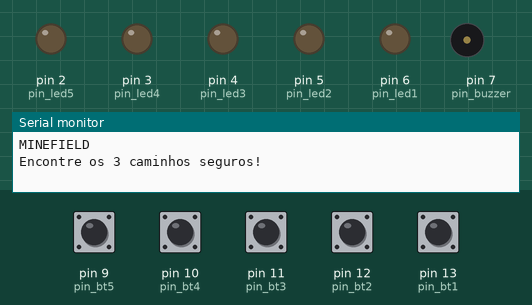
This sketch was run on a simulated Arduino Uno, built with avr-gcc and run on an emulated ATmega328P. On the bench: output pins drawn as LEDs (lit = HIGH), buzzer (waves = sounding), the last lines printed to the serial monitor. Inputs (shaded band) come from the test bench; at power-on: pin 9 (pin_bt5), pin 10 (pin_bt4), pin 11 (pin_bt3), pin 12 (pin_bt2), pin 13 (pin_bt1) HIGH. Random numbers use the default seed unless the sketch sets one.

Above: at 1.2 s.
1.3 s: pin 9 (pin_bt5) pulled LOW for 0.15 s
At 2.0 s:
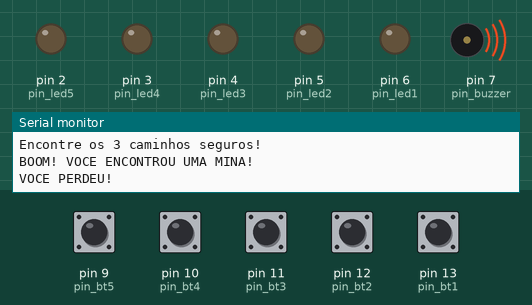
Timing chart, 0 to 4.3 s (numbered marks = the images above; inputs shaded):
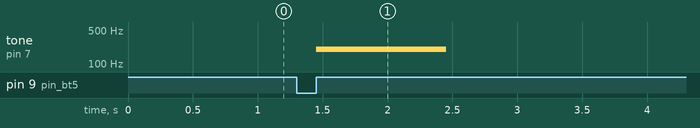

The sketch:

minefield_campo_minado_eletr_nico1.ino
```cpp
// Mapeamento dos pinos
#define pin_bt1 13
#define pin_bt2 12
#define pin_bt3 11
#define pin_bt4 10
#define pin_bt5 9

#define pin_led1 6 //Vermelho
#define pin_led2 5 //Azul
#define pin_led3 4 //Cinza
#define pin_led4 3 //Amarelo
#define pin_led5 2 //Verde

#define pin_buzzer 7

// Variaveis globais
bool minas[5];
bool utilizados[5];

int botao_position = 0;
int quantidade_minas = 2;
int caminhos_seguros = 0;

bool flag1 = 0;
bool flag2 = 0;
bool flag3 = 0;
bool flag4 = 0;
bool flag5 = 0;

bool fim_de_jogo = 0;

// Prototipos das funcoes
void ler_botoes();
void acender_led(int n);
void apagar_leds();
void gerar_minas();
void validar_execucao();
void end_game();

// Configuracao inicial
void setup() {

  pinMode(pin_bt1, INPUT_PULLUP);
  pinMode(pin_bt2, INPUT_PULLUP);
  pinMode(pin_bt3, INPUT_PULLUP);
  pinMode(pin_bt4, INPUT_PULLUP);
  pinMode(pin_bt5, INPUT_PULLUP);

  pinMode(pin_led1, OUTPUT);
  pinMode(pin_led2, OUTPUT);
  pinMode(pin_led3, OUTPUT);
  pinMode(pin_led4, OUTPUT);
  pinMode(pin_led5, OUTPUT);

  pinMode(pin_buzzer, OUTPUT);
  randomSeed(analogRead(A0));
  Serial.begin(9600);
  gerar_minas();
  Serial.println("MINEFIELD");
  Serial.println("Encontre os 3 caminhos seguros!");
}

// Loop principal
void loop() {
  if (!fim_de_jogo) {
    ler_botoes();
    validar_execucao();
  }

  else {
    end_game();
    delay(5000);
    gerar_minas();
    fim_de_jogo = 0;
    caminhos_seguros = 0;
    apagar_leds();
    Serial.println("NOVO JOGO!");
  }
}

// Funcao para ler os botoes
void ler_botoes() {

  if (!digitalRead(pin_bt1)) {
    flag1 = 1;
    delay(30);
  }

  if (!digitalRead(pin_bt2)) {
    flag2 = 1;
    delay(30);
  }

  if (!digitalRead(pin_bt3)) {
    flag3 = 1;
    delay(30);
  }

  if (!digitalRead(pin_bt4)) {
    flag4 = 1;
    delay(30);
  }

  if (!digitalRead(pin_bt5)) {
    flag5 = 1;
    delay(30);
  }

  if (digitalRead(pin_bt1) && flag1) {
    flag1 = 0;
    botao_position = 1;
  }

  if (digitalRead(pin_bt2) && flag2) {
    flag2 = 0;
    botao_position = 2;
  }

  if (digitalRead(pin_bt3) && flag3) {
    flag3 = 0;
    botao_position = 3;
  }

  if (digitalRead(pin_bt4) && flag4) {
    flag4 = 0;
    botao_position = 4;
  }

  if (digitalRead(pin_bt5) && flag5) {
    flag5 = 0;
    botao_position = 5;
  }
}

// Funcao para acender o LED
void acender_led(int n) {
  if (n == 1) digitalWrite(pin_led1, HIGH);
  if (n == 2) digitalWrite(pin_led2, HIGH);
  if (n == 3) digitalWrite(pin_led3, HIGH);
  if (n == 4) digitalWrite(pin_led4, HIGH);
  if (n == 5) digitalWrite(pin_led5, HIGH);
}

// Funcao para apagar os LEDs
void apagar_leds() {
  digitalWrite(pin_led1, LOW);
  digitalWrite(pin_led2, LOW);
  digitalWrite(pin_led3, LOW);
  digitalWrite(pin_led4, LOW);
  digitalWrite(pin_led5, LOW);
}

// Funcao para gerar as minas
void gerar_minas() {

  for (int i = 0; i < 5; i++) {
    minas[i] = 0;
    utilizados[i] = 0;
  }

  int contador = 0;

  while (contador < quantidade_minas) {
    int posicao = random(0, 5);
    if (!minas[posicao]) {
      minas[posicao] = 1;
      contador++;
    }
  }
}

// Funcao para validar a jogada
void validar_execucao() {
  if (botao_position == 0) return;
  int posicao = botao_position - 1;
  botao_position = 0;
  if (utilizados[posicao]) {
    return;
  }

  utilizados[posicao] = 1;
  if (minas[posicao]) {
    Serial.println("BOOM! VOCE ENCONTROU UMA MINA!");
    tone(pin_buzzer, 150, 1000);
    fim_de_jogo = 1;

  } else {
    caminhos_seguros++;
    acender_led(posicao + 1);
    Serial.println("CAMINHO SEGURO!");
    Serial.print("Caminhos seguros: ");
    Serial.println(caminhos_seguros);
    tone(pin_buzzer, 1000, 150);

    if (caminhos_seguros == 3) {
      Serial.println("PARABENS! VOCE VENCEU!");
      fim_de_jogo = 1;
    }
  }
}

// Funcao para encerrar o jogo
void end_game() {

  if (caminhos_seguros == 3) {
    Serial.println("VOCE VENCEU!");
    tone(pin_buzzer, 1500, 1000);

  } else {
    Serial.println("VOCE PERDEU!");
    tone(pin_buzzer, 200, 1000);
  }
}
```

Measured:
- after the input at 1.3 s, tone on pin 7 (pin_buzzer): silent → 200 Hz after 0.15 s, → silent 1.0 s later
